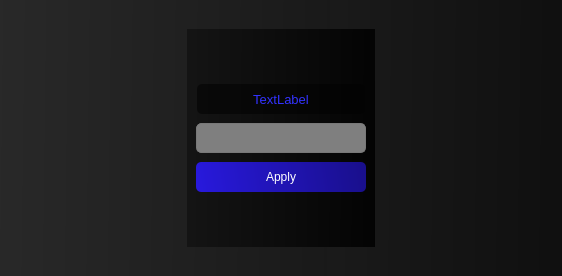
<?xml version="1.0" encoding="UTF-8"?>
<ui version="4.0">
 <class>UserInput</class>
 <widget class="QWidget" name="UserInput">
  <property name="geometry">
   <rect>
    <x>0</x>
    <y>0</y>
    <width>562</width>
    <height>276</height>
   </rect>
  </property>
  <property name="windowTitle">
   <string>Form</string>
  </property>
  <property name="windowOpacity">
   <double>0.920000000000000</double>
  </property>
  <property name="styleSheet">
   <string notr="true">QWidget{background: rgba(10,10,10,150);}</string>
  </property>
  <layout class="QGridLayout" name="gridLayout_2">
   <property name="leftMargin">
    <number>0</number>
   </property>
   <property name="topMargin">
    <number>0</number>
   </property>
   <property name="rightMargin">
    <number>0</number>
   </property>
   <property name="bottomMargin">
    <number>0</number>
   </property>
   <item row="0" column="0">
    <widget class="QWidget" name="widget" native="true">
     <property name="styleSheet">
      <string notr="true">background-color: qlineargradient(spread:pad, x1:0, y1:0.568, x2:1, y2:0.574, stop:0 rgba(37, 37, 37, 190), stop:1 rgba(2, 2, 2, 184));</string>
     </property>
     <layout class="QGridLayout" name="gridLayout_3">
      <property name="leftMargin">
       <number>0</number>
      </property>
      <property name="topMargin">
       <number>0</number>
      </property>
      <property name="rightMargin">
       <number>0</number>
      </property>
      <property name="bottomMargin">
       <number>0</number>
      </property>
      <item row="0" column="0">
       <layout class="QGridLayout" name="gridLayout">
        <item row="2" column="1">
         <spacer name="DownSpacer">
          <property name="orientation">
           <enum>Qt::Vertical</enum>
          </property>
          <property name="sizeHint" stdset="0">
           <size>
            <width>20</width>
            <height>40</height>
           </size>
          </property>
         </spacer>
        </item>
        <item row="0" column="1">
         <spacer name="UpSpacer_2">
          <property name="orientation">
           <enum>Qt::Vertical</enum>
          </property>
          <property name="sizeHint" stdset="0">
           <size>
            <width>20</width>
            <height>40</height>
           </size>
          </property>
         </spacer>
        </item>
        <item row="1" column="2">
         <spacer name="RightSpacer_2">
          <property name="orientation">
           <enum>Qt::Horizontal</enum>
          </property>
          <property name="sizeHint" stdset="0">
           <size>
            <width>40</width>
            <height>20</height>
           </size>
          </property>
         </spacer>
        </item>
        <item row="1" column="0">
         <spacer name="LeftSpacer">
          <property name="orientation">
           <enum>Qt::Horizontal</enum>
          </property>
          <property name="sizeHint" stdset="0">
           <size>
            <width>40</width>
            <height>20</height>
           </size>
          </property>
         </spacer>
        </item>
        <item row="1" column="1">
         <widget class="QStackedWidget" name="stackedWidget">
          <property name="minimumSize">
           <size>
            <width>2</width>
            <height>2</height>
           </size>
          </property>
          <property name="styleSheet">
           <string notr="true">background-color: rgb(8, 8, 8);</string>
          </property>
          <property name="currentIndex">
           <number>1</number>
          </property>
          <widget class="QWidget" name="PageInfo">
           <property name="styleSheet">
            <string notr="true">background-color: qlineargradient(spread:pad, x1:0, y1:0.568, x2:1, y2:0.574, stop:0 rgba(26, 26, 26, 255), stop:1 rgba(2, 2, 2, 255));</string>
           </property>
           <layout class="QVBoxLayout" name="formLayout">
            <item>
             <spacer name="verticalSpacer_2">
              <property name="orientation">
               <enum>Qt::Vertical</enum>
              </property>
              <property name="sizeHint" stdset="0">
               <size>
                <width>20</width>
                <height>40</height>
               </size>
              </property>
             </spacer>
            </item>
            <item>
             <widget class="QLabel" name="label">
              <property name="font">
               <font>
                <pointsize>10</pointsize>
                <weight>50</weight>
                <bold>false</bold>
               </font>
              </property>
              <property name="styleSheet">
               <string notr="true">QLabel { color : rgb(50, 50, 255); background-color: rgba(1, 1, 1, 150); margin-top: 0px; margin-bottom: 0px; margin-left: 1px;border-radius: 5px; margin-right: 1px; font-weight:Normal;}</string>
              </property>
              <property name="text">
               <string>Info</string>
              </property>
              <property name="alignment">
               <set>Qt::AlignCenter</set>
              </property>
             </widget>
            </item>
            <item>
             <layout class="QHBoxLayout" name="horizontalLayout_2">
              <item>
               <widget class="QPushButton" name="pushButton_Cancel">
                <property name="minimumSize">
                 <size>
                  <width>0</width>
                  <height>30</height>
                 </size>
                </property>
                <property name="styleSheet">
                 <string notr="true">QPushButton{background-color: qlineargradient(spread:pad, x1:0, y1:0.568, x2:1, y2:0.574, stop:0 rgba(79, 79, 79, 255), stop:1 rgba(39, 38, 38, 255));border-style: solid;border-color: rgba(0, 0, 0, 255);border-width: 0px;border-radius: 5px;} </string>
                </property>
                <property name="text">
                 <string>Cancel</string>
                </property>
               </widget>
              </item>
              <item>
               <widget class="QPushButton" name="pushButton_OK">
                <property name="minimumSize">
                 <size>
                  <width>0</width>
                  <height>30</height>
                 </size>
                </property>
                <property name="styleSheet">
                 <string notr="true">QPushButton{background-color: qlineargradient(spread:pad, x1:0, y1:0.568, x2:1, y2:0.574, stop:0 rgba(79, 79, 79, 255), stop:1 rgba(39, 38, 38, 255));border-style: solid;border-color: rgba(0, 0, 0, 255);border-width: 0px;border-radius: 5px;} </string>
                </property>
                <property name="text">
                 <string>Ok</string>
                </property>
               </widget>
              </item>
             </layout>
            </item>
            <item>
             <spacer name="verticalSpacer">
              <property name="orientation">
               <enum>Qt::Vertical</enum>
              </property>
              <property name="sizeHint" stdset="0">
               <size>
                <width>20</width>
                <height>40</height>
               </size>
              </property>
             </spacer>
            </item>
           </layout>
          </widget>
          <widget class="QWidget" name="pageAdd">
           <property name="styleSheet">
            <string notr="true">background-color: qlineargradient(spread:pad, x1:0, y1:0.568, x2:1, y2:0.574, stop:0 rgba(26, 26, 26, 180), stop:1 rgba(2, 2, 2, 180));</string>
           </property>
           <layout class="QVBoxLayout" name="formLayout_2">
            <property name="leftMargin">
             <number>0</number>
            </property>
            <property name="topMargin">
             <number>0</number>
            </property>
            <property name="rightMargin">
             <number>0</number>
            </property>
            <property name="bottomMargin">
             <number>0</number>
            </property>
            <item>
             <layout class="QVBoxLayout" name="verticalLayout">
              <property name="spacing">
               <number>9</number>
              </property>
              <property name="leftMargin">
               <number>9</number>
              </property>
              <property name="topMargin">
               <number>20</number>
              </property>
              <property name="rightMargin">
               <number>9</number>
              </property>
              <property name="bottomMargin">
               <number>20</number>
              </property>
              <item>
               <spacer name="verticalSpacer_3">
                <property name="orientation">
                 <enum>Qt::Vertical</enum>
                </property>
                <property name="sizeHint" stdset="0">
                 <size>
                  <width>20</width>
                  <height>40</height>
                 </size>
                </property>
               </spacer>
              </item>
              <item>
               <widget class="QLabel" name="label_2">
                <property name="minimumSize">
                 <size>
                  <width>0</width>
                  <height>30</height>
                 </size>
                </property>
                <property name="font">
                 <font>
                  <pointsize>10</pointsize>
                  <weight>50</weight>
                  <bold>false</bold>
                 </font>
                </property>
                <property name="styleSheet">
                 <string notr="true">QLabel { color : rgb(50, 50, 255); background-color: rgba(1, 1, 1, 150); margin-top: 0px; margin-bottom: 0px; margin-left: 1px;border-radius: 5px; margin-right: 1px; font-weight:Normal;}</string>
                </property>
                <property name="text">
                 <string>TextLabel</string>
                </property>
                <property name="alignment">
                 <set>Qt::AlignCenter</set>
                </property>
               </widget>
              </item>
              <item>
               <widget class="QLineEdit" name="lineEdit_2">
                <property name="minimumSize">
                 <size>
                  <width>0</width>
                  <height>30</height>
                 </size>
                </property>
                <property name="font">
                 <font>
                  <pointsize>10</pointsize>
                 </font>
                </property>
                <property name="styleSheet">
                 <string notr="true">color:white;background-color: rgb(127, 127, 127);
                                 border-style: solid;border-color: rgb(120, 120, 120);
                                  border-width: 1px;border-radius: 5px;
</string>
                </property>
                <property name="alignment">
                 <set>Qt::AlignCenter</set>
                </property>
               </widget>
              </item>
              <item>
               <widget class="QPushButton" name="pbAdd">
                <property name="minimumSize">
                 <size>
                  <width>0</width>
                  <height>30</height>
                 </size>
                </property>
                <property name="styleSheet">
                 <string notr="true">QPushButton{color:white;background-color:qlineargradient(spread:pad, x1:0, y1:0.573, x2:1, y2:0.545, stop:0 rgba(40, 25, 220, 255), stop:1 rgba(25, 15, 140, 255));border-style: solid;border-color: rgb(25, 15, 200);border-width: 0px;border-radius: 5px;font-size:10}</string>
                </property>
                <property name="text">
                 <string>Apply</string>
                </property>
               </widget>
              </item>
              <item>
               <spacer name="verticalSpacer_4">
                <property name="orientation">
                 <enum>Qt::Vertical</enum>
                </property>
                <property name="sizeHint" stdset="0">
                 <size>
                  <width>20</width>
                  <height>40</height>
                 </size>
                </property>
               </spacer>
              </item>
             </layout>
            </item>
           </layout>
          </widget>
          <widget class="QWidget" name="pageAdd2">
           <property name="styleSheet">
            <string notr="true">background-color: qlineargradient(spread:pad, x1:0, y1:0.568, x2:1, y2:0.574, stop:0 rgba(26, 26, 26, 180), stop:1 rgba(2, 2, 2, 180));</string>
           </property>
           <layout class="QVBoxLayout" name="formLayout_22">
            <property name="leftMargin">
             <number>0</number>
            </property>
            <property name="topMargin">
             <number>0</number>
            </property>
            <property name="rightMargin">
             <number>0</number>
            </property>
            <property name="bottomMargin">
             <number>0</number>
            </property>
            <item>
             <layout class="QVBoxLayout" name="verticalLayout2">
              <property name="spacing">
               <number>9</number>
              </property>
              <property name="leftMargin">
               <number>9</number>
              </property>
              <property name="topMargin">
               <number>20</number>
              </property>
              <property name="rightMargin">
               <number>9</number>
              </property>
              <property name="bottomMargin">
               <number>20</number>
              </property>
              <item>
               <spacer name="verticalSpacer_32">
                <property name="orientation">
                 <enum>Qt::Vertical</enum>
                </property>
                <property name="sizeHint" stdset="0">
                 <size>
                  <width>20</width>
                  <height>40</height>
                 </size>
                </property>
               </spacer>
              </item>
              <item>
               <widget class="QLabel" name="label_22">
                <property name="minimumSize">
                 <size>
                  <width>0</width>
                  <height>30</height>
                 </size>
                </property>
                <property name="font">
                 <font>
                  <pointsize>10</pointsize>
                  <weight>50</weight>
                  <bold>false</bold>
                 </font>
                </property>
                <property name="styleSheet">
                 <string notr="true">QLabel { color : rgb(50, 50, 255); background-color: rgba(1, 1, 1, 150); margin-top: 0px; margin-bottom: 0px; margin-left: 1px;border-radius: 5px; margin-right: 1px; font-weight:Normal;}</string>
                </property>
                <property name="text">
                 <string>TextLabel</string>
                </property>
                <property name="alignment">
                 <set>Qt::AlignCenter</set>
                </property>
               </widget>
              </item>
              <item>
               <widget class="QComboBox" name="cbOptions">
                <property name="minimumSize">
                 <size>
                  <width>0</width>
                  <height>30</height>
                 </size>
                </property>
                <property name="styleSheet">
                 <string notr="true">color:white;background-color: rgb(127, 127, 127);
                                 border-style: solid;border-color: rgb(120, 120, 120);
                                  border-width: 1px;border-radius: 5px;
									color:rgb(255, 255, 255);</string>
                </property>
               </widget>
              </item>
              <item>
               <widget class="QPushButton" name="pbAdd2">
                <property name="minimumSize">
                 <size>
                  <width>0</width>
                  <height>30</height>
                 </size>
                </property>
                <property name="styleSheet">
                 <string notr="true">QPushButton{color:white;background-color:qlineargradient(spread:pad, x1:0, y1:0.573, x2:1, y2:0.545, stop:0 rgba(40, 25, 220, 255), stop:1 rgba(25, 15, 140, 255));border-style: solid;border-color: rgb(25, 15, 200);border-width: 0px;border-radius: 5px;font-size:10}</string>
                </property>
                <property name="text">
                 <string>Apply</string>
                </property>
               </widget>
              </item>
              <item>
               <spacer name="verticalSpacer_42">
                <property name="orientation">
                 <enum>Qt::Vertical</enum>
                </property>
                <property name="sizeHint" stdset="0">
                 <size>
                  <width>20</width>
                  <height>40</height>
                 </size>
                </property>
               </spacer>
              </item>
             </layout>
            </item>
           </layout>
          </widget>
          <widget class="QWidget" name="pageAdd3">
           <layout class="QVBoxLayout" name="verticalLayout_3">
            <item>
             <layout class="QVBoxLayout" name="verticalLayout_2">
              <item>
               <widget class="QLabel" name="label31">
                <property name="font">
                 <font>
                  <pointsize>10</pointsize>
                  <weight>50</weight>
                  <bold>false</bold>
                 </font>
                </property>
                <property name="styleSheet">
                 <string notr="true">QLabel { color : rgb(50, 50, 255); background-color: rgba(1, 1, 1, 150); margin-top: 0px; margin-bottom: 0px; margin-left: 1px;border-radius: 5px; margin-right: 1px; font-weight:Normal;}</string>
                </property>
                <property name="text">
                 <string>TextLabel</string>
                </property>
                <property name="alignment">
                 <set>Qt::AlignCenter</set>
                </property>
               </widget>
              </item>
              <item>
               <widget class="QLineEdit" name="lineEdit_31">
                <property name="minimumSize">
                 <size>
                  <width>0</width>
                  <height>25</height>
                 </size>
                </property>
                <property name="font">
                 <font>
                  <pointsize>10</pointsize>
                 </font>
                </property>
                <property name="styleSheet">
                 <string notr="true">color:white;background-color: rgb(127, 127, 127);
                                 border-style: solid;border-color: rgb(120, 120, 120);
                                  border-width: 1px;border-radius: 5px;
									color:rgb(255, 255, 255);</string>
                </property>
                <property name="alignment">
                 <set>Qt::AlignCenter</set>
                </property>
               </widget>
              </item>
              <item>
               <widget class="QLabel" name="label32">
                <property name="font">
                 <font>
                  <pointsize>10</pointsize>
                  <weight>50</weight>
                  <bold>false</bold>
                 </font>
                </property>
                <property name="styleSheet">
                 <string notr="true">QLabel { color : rgb(50, 50, 255); background-color: rgba(1, 1, 1, 150); margin-top: 0px; margin-bottom: 0px; margin-left: 1px;border-radius: 5px; margin-right: 1px; font-weight:Normal;}</string>
                </property>
                <property name="text">
                 <string>TextLabel</string>
                </property>
                <property name="alignment">
                 <set>Qt::AlignCenter</set>
                </property>
               </widget>
              </item>
              <item>
               <widget class="QLineEdit" name="lineEdit_32">
                <property name="minimumSize">
                 <size>
                  <width>0</width>
                  <height>25</height>
                 </size>
                </property>
                <property name="font">
                 <font>
                  <pointsize>10</pointsize>
                 </font>
                </property>
                <property name="styleSheet">
                 <string notr="true">color:white;background-color: rgb(127, 127, 127);
                                 border-style: solid;border-color: rgb(120, 120, 120);
                                  border-width: 1px;border-radius: 5px;
									color:rgb(255, 255, 255);</string>
                </property>
                <property name="alignment">
                 <set>Qt::AlignCenter</set>
                </property>
               </widget>
              </item>
              <item>
               <widget class="QLabel" name="label33">
                <property name="font">
                 <font>
                  <pointsize>10</pointsize>
                  <weight>50</weight>
                  <bold>false</bold>
                 </font>
                </property>
                <property name="styleSheet">
                 <string notr="true">QLabel { color : rgb(50, 50, 255); background-color: rgba(1, 1, 1, 150); margin-top: 0px; margin-bottom: 0px; margin-left: 1px;border-radius: 5px; margin-right: 1px; font-weight:Normal;}</string>
                </property>
                <property name="text">
                 <string>TextLabel</string>
                </property>
                <property name="alignment">
                 <set>Qt::AlignCenter</set>
                </property>
               </widget>
              </item>
              <item>
               <widget class="QLineEdit" name="lineEdit_33">
                <property name="minimumSize">
                 <size>
                  <width>0</width>
                  <height>25</height>
                 </size>
                </property>
                <property name="font">
                 <font>
                  <pointsize>10</pointsize>
                 </font>
                </property>
                <property name="styleSheet">
                 <string notr="true">color:white;background-color: rgb(127, 127, 127);
                                 border-style: solid;border-color: rgb(120, 120, 120);
                                  border-width: 1px;border-radius: 5px;
									color:rgb(255, 255, 255);</string>
                </property>
                <property name="alignment">
                 <set>Qt::AlignCenter</set>
                </property>
               </widget>
              </item>
              <item>
               <widget class="QPushButton" name="pushButton_3">
                <property name="minimumSize">
                 <size>
                  <width>0</width>
                  <height>25</height>
                 </size>
                </property>
                <property name="styleSheet">
                 <string notr="true">QPushButton{color:white;background-color:qlineargradient(spread:pad, x1:0, y1:0.573, x2:1, y2:0.545, stop:0 rgba(40, 25, 220, 255), stop:1 rgba(25, 15, 140, 255));border-style: solid;border-color: rgb(25, 15, 200);border-width: 0px;border-radius: 5px;font-size:10}</string>
                </property>
                <property name="text">
                 <string>Apply</string>
                </property>
               </widget>
              </item>
             </layout>
            </item>
           </layout>
          </widget>
          <widget class="QWidget" name="page_Misc"/>
         </widget>
        </item>
       </layout>
      </item>
     </layout>
    </widget>
   </item>
  </layout>
 </widget>
 <resources/>
 <connections/>
</ui>
